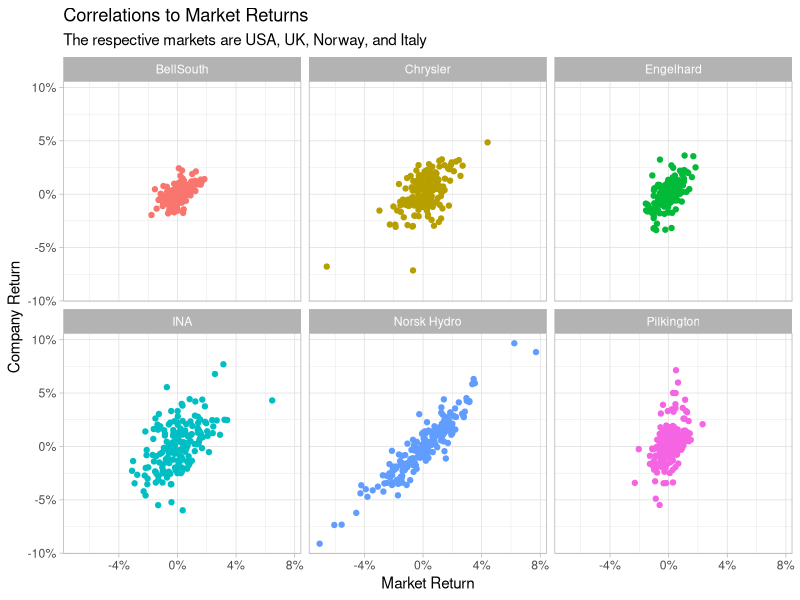
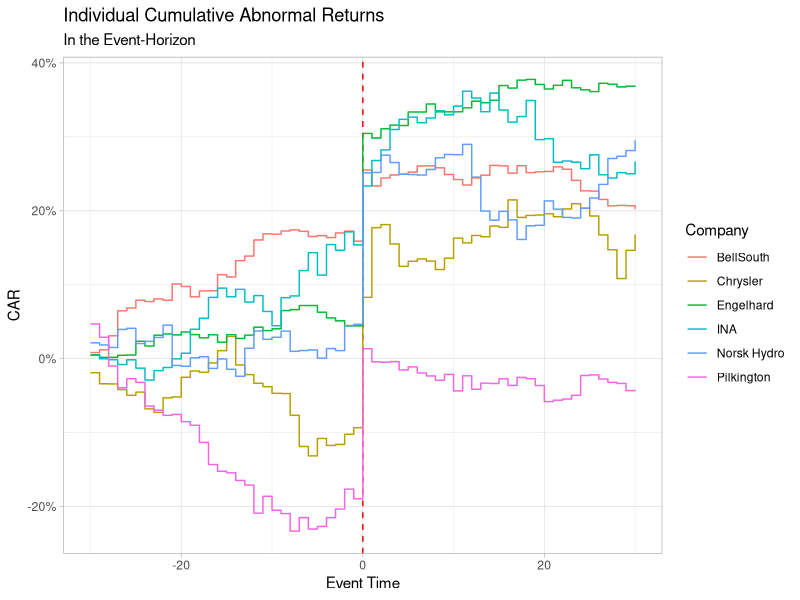
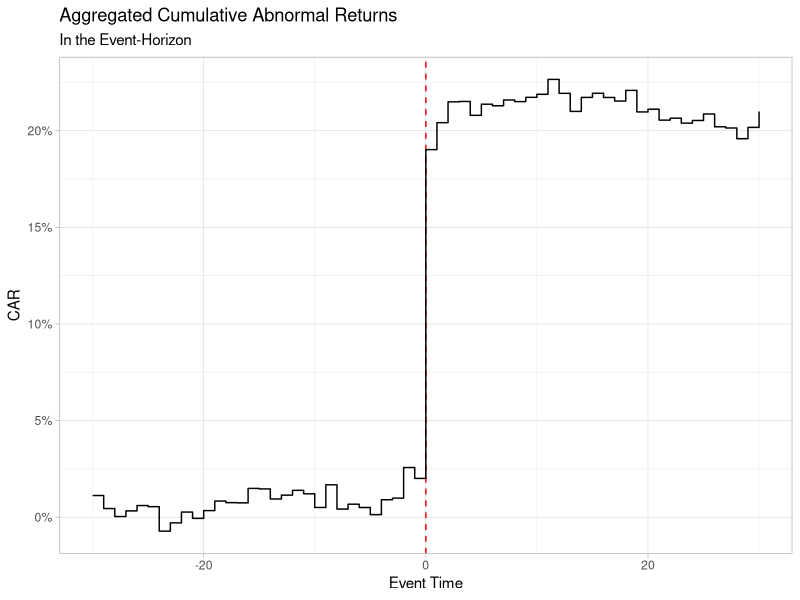

The R script that drew these images, in order:
## ---- chunk 1
library(tidyverse) # for most of the data and visualisation functions
library(scales)    # scales for plotting
library(lubridate) # easy date handling
############
# Alternatively, load the libraries individually
# library(dplyr)     # for data manipulation
# library(ggplot2)   # for plotting
# library(lubridate) # for dates
# library(readr)     # for data loading
# library(scales)    # for plotting
# library(tidyr)     # for tidy data

# used for visualisation
theme_set(theme_light())
## ---- chunk 2
mar_wide <- read_csv("data/market.csv")
ret_wide <- read_csv("data/returns.csv")
events <- read_csv("data/events.csv")

# reshape returns and market to long format
returns <- ret_wide %>% 
  pivot_longer(-date, names_to = "company", values_to = "ret")

market <- mar_wide %>% 
  pivot_longer(-date, names_to = "country", values_to = "mret")
                  
# date formatting
returns <- returns %>% mutate(date = dmy(date))
market <- market %>% mutate(date = dmy(date))
events <- events %>% mutate(event = dmy(event))
## ---- chunk 3
returns
market
events
## ---- chunk 4
countries <- tibble(
  company = c("Chrysler", "BellSouth", "Engelhard", "Norsk Hydro", "Pilkington", "INA"), 
  country = c("us", "us", "us", "norway", "uk", "italy")
)

# merge into one dataset
merged <- left_join(returns, countries, by = "company")
merged <- left_join(merged, market, by = c("date", "country"))
merged <- left_join(merged, events, by = "company")
merged
## ---- chunk 5
# calculate the event-time as the difference in days to the event
merged <- merged %>% 
  group_by(company) %>% 
  mutate(
    date_index = 1:n(),
    event_index = max(ifelse(event == date, date_index, 0)),
    event_time = date_index - event_index
  )

merged
## ---- chunk 6
# windows
estimation_window <- c(-230, -31)
event_window <- c(-30, 30)

# filter returns
estimation <- merged %>% 
  filter(event_time >= estimation_window[1],
         event_time <= estimation_window[2])

event <- merged %>% 
  filter(event_time >= event_window[1],
         event_time <= event_window[2])

# have a look at the data
estimation
event

# Graph data
ggplot(estimation %>% filter(ret != 0), aes(x = mret, y = ret, color = company)) + 
  geom_point() + 
  facet_wrap(~company) +
  scale_x_continuous(labels = percent) +
  scale_y_continuous(labels = percent) +
   theme(legend.position = "none") +
  labs(title = "Correlations to Market Returns", 
       subtitle = "The respective markets are USA, UK, Norway, and Italy", 
       x = "Market Return", y = "Company Return")
## ---- chunk 7
cmrm <- estimation %>% group_by(company) %>% summarise(cmrm = mean(ret))
cmrm
## ---- chunk 8
capm <- estimation %>%
  group_by(company) %>%
  # "do" a regression using do() from the broom-package (tidyverse)
  # see https://github.com/tidyverse/broom
  do(fit = lm(ret ~ mret, data = .)) %>% 
  # get the coefficients: intercept and slope (alpha and beta) 
  # and discard the model itself (fit)
  mutate(alpha = coefficients(fit)[1],
         beta = coefficients(fit)[2],
         fit = NULL)
capm

event_capm <- left_join(event, capm, by = "company") %>% 
  # compute the expected return
  mutate(capm = alpha + mret * beta,
         alpha = NULL,
         beta = NULL)
event_capm
## ---- chunk 9
# select only necessary variables 
event <- event %>% select(company, ret, event_time)
event <- left_join(event, cmrm, by = "company")
event
## ---- chunk 10
event <- event %>% mutate(ar = ret - cmrm)
event
## ---- chunk 11
indiv_event <-  event %>% group_by(company) %>% mutate(car = cumsum(ar))
indiv_event

ggplot(indiv_event, aes(x = event_time, y = car, color = company)) + 
  geom_vline(xintercept = 0, color = "red", linetype = "dashed") + 
  geom_step() + 
  scale_y_continuous(labels = percent) +
  labs(title = "Individual Cumulative Abnormal Returns", subtitle = "In the Event-Horizon", 
       x = "Event Time", y = "CAR", color = "Company")
## ---- chunk 12
# aggregated
agg_event <- event %>% group_by(event_time) %>% summarise(aar = mean(ar))
agg_event <- agg_event %>% mutate(car = cumsum(aar))
agg_event

ggplot(agg_event, aes(x = event_time, y = car)) + 
  geom_vline(xintercept = 0, color = "red", linetype = "dashed") +
  geom_step() + 
  scale_y_continuous(labels = percent) +
  labs(title = "Aggregated Cumulative Abnormal Returns", subtitle = "In the Event-Horizon", 
       x = "Event Time", y = "CAR")
## ---- chunk 13
test1 <- indiv_event %>% 
  group_by(event_time) %>% 
  summarise(mean_ar = mean(ar),
         var_ar = 1/(n()*(n() - 1)) * sum((ar - mean_ar)^2),
         t_value = mean_ar / sqrt(var_ar),
         p_value = pt(abs(t_value), df = n(), lower.tail = F)*2)

test1
## ---- chunk 14
# test2 with CARs
stars <- function(p) {
  ifelse(p < 0.001, "***",
         ifelse(p < 0.01, "**",
                ifelse(p < 0.05, "*", " ")))
}

test2 <- indiv_event %>% 
  group_by(event_time) %>% 
  summarise(mean_car = mean(car),
         var_car = 1/(n()*(n() - 1)) * sum((car - mean_car)^2),
         t_value = mean_car / sqrt(var_car),
         p_value = pt(abs(t_value), df = n(), lower.tail = F)*2)

test2 %>% mutate(sign = stars(p_value),
                 car = cumsum(mean_car)) %>%
  select(event_time, car, t_value, sign) %>%
  filter(event_time %in% -3:6) # look only at the frame [-3, 6], to have less output
## ---- chunk 15
time_window <- c(-3, 3)
test3 <- indiv_event %>% filter(event_time >= time_window[1] & 
                                  event_time <= time_window[2]) %>%
  select(company, ar) %>%
  group_by(company) %>% summarise(car = sum(ar)) 

# using the same logic as before
test3 %>% summarise(mean_car = mean(car),
                    var_car = 1/(n()*(n() - 1)) * sum((car - mean_car)^2),
                    t_value = mean_car / sqrt(var_car),
                    p_value = pt(abs(t_value), df = n(), lower.tail = F)*2,
                    sign = stars(p_value))

## ---- chunk 16
time_windows <- tibble(min = c(-1, 0, -1, -3),
                       max = c(0, 1, 1, 3))

# map_dfr maps inputs to a function and returns a tibble with bind_rows
mult_events <- map_dfr(1:nrow(time_windows), function(i) {
  tmp <- indiv_event %>% filter(event_time >= time_windows$min[i] & 
                           event_time <= time_windows$max[i]) %>%
    select(company, ar) %>%
    group_by(company) %>% 
    summarise(car = sum(ar)) %>%
    summarise(mean_car = mean(car),
              var_car = 1/(n()*(n() - 1)) * sum((car - mean_car)^2),
              t_value = mean_car / sqrt(var_car),
              p_value = pt(abs(t_value), df = n(), lower.tail = F)*2,
              sign = stars(p_value)) %>% 
    mutate(range = paste0("[", time_windows$min[i], ", ", 
                          time_windows$max[i], "]"))
  return(tmp %>% select(range, car = mean_car, t_value, p_value, sign))
})

mult_events
